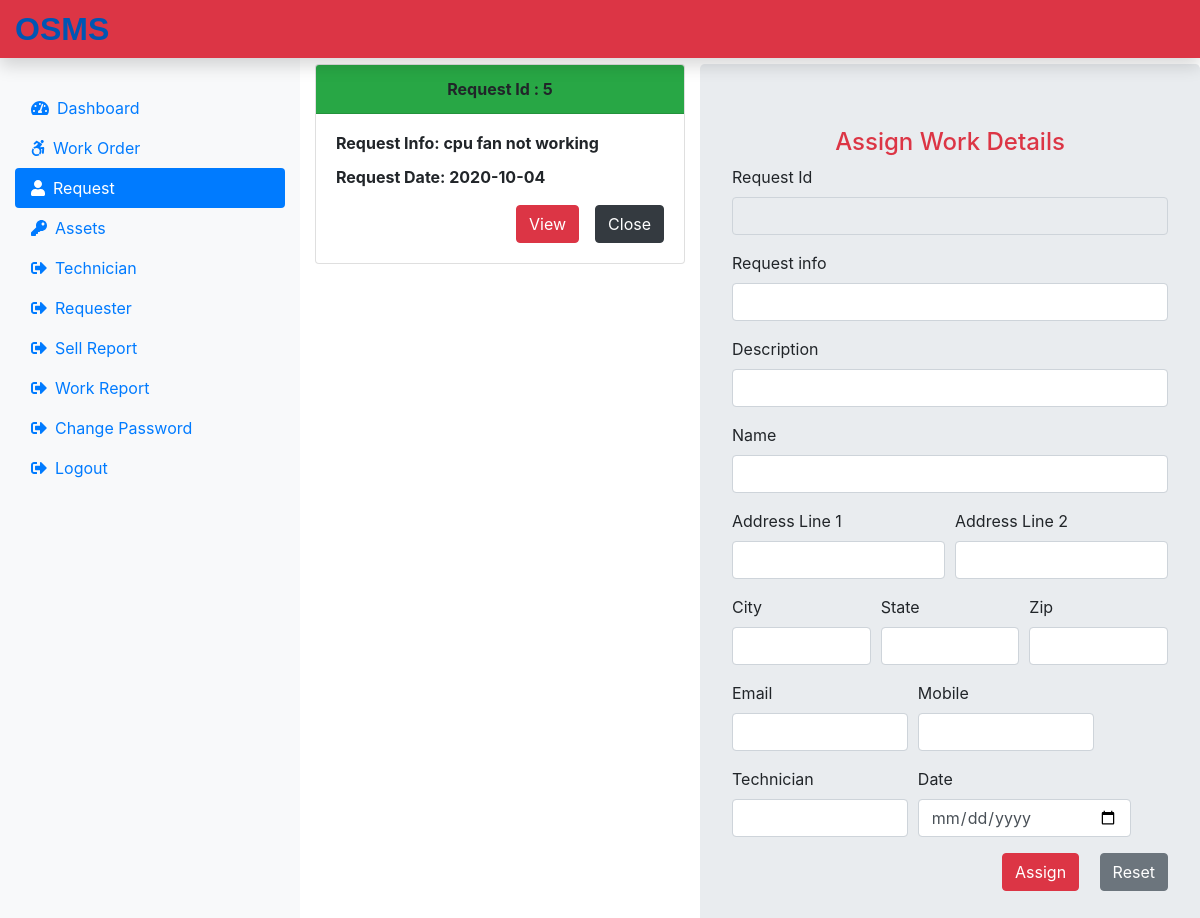
/admin/request.php (signed in), run on the app's committed database.
### tables this page shows
CREATE TABLE `submitrequest` (
  `submitrequestid` int(11) NOT NULL,
  `submitrequestinfo` text NOT NULL,
  `submitrequestdesc` text NOT NULL,
  `submitrequestname` varchar(60) NOT NULL,
  `submitrequestadd1` text NOT NULL,
  `submitrequestadd2` text NOT NULL,
  `submitrequestcity` varchar(60) NOT NULL,
  `submitrequeststate` varchar(60) NOT NULL,
  `submitrequestzip` int(11) NOT NULL,
  `submitrequestemail` text NOT NULL,
  `submitrequestmobile` bigint(20) NOT NULL,
  `submitrequestdate` date NOT NULL
);

### admin/request.php (the view, shortened to what this page needs)
<?php
include('admininclude/header.php');
include('../dbconnection.php');
?>
<div class="col-md-4">
<?php
    $sql = "SELECT * FROM submitrequest";
    $result = $conn->query($sql);
    if ($result->num_rows > 0){
        while ($row = $result->fetch_assoc()){
           echo  '<div class="card mt-4 font-weight-bold">';
           echo     '<div class="card-header bg-success  text-center">';
            echo        'Request Id : '. $row['submitrequestid'];
             echo   '</div>';
             echo   '<div class="card-body text-left">';
              echo   '<h6 class="card-title font-weight-bold">Request Info: '.$row['submitrequestinfo'];
              echo   '</h6>';
              echo   '<p class="">Request Date: '.$row['submitrequestdate'];
              echo   '</p>';
              echo '<div class="float-right">';
              echo '<form action="" method="post">';
              echo '<input type="submit" class="btn btn-danger" value="View" name="view">';
              echo '<input type="submit" class="btn btn-dark ml-3" value="Close" name="close">';
             echo '</form>';
              echo '</div>';
               echo '</div>';
           echo '</div>';
        }
    }
?>
</div>
<?php
include('assignform.php');
include('admininclude/footer.php');
?>

### data on the page
submitrequest: submitrequestid "5", submitrequestinfo "cpu fan not working", submitrequestdate "2020-10-04"
